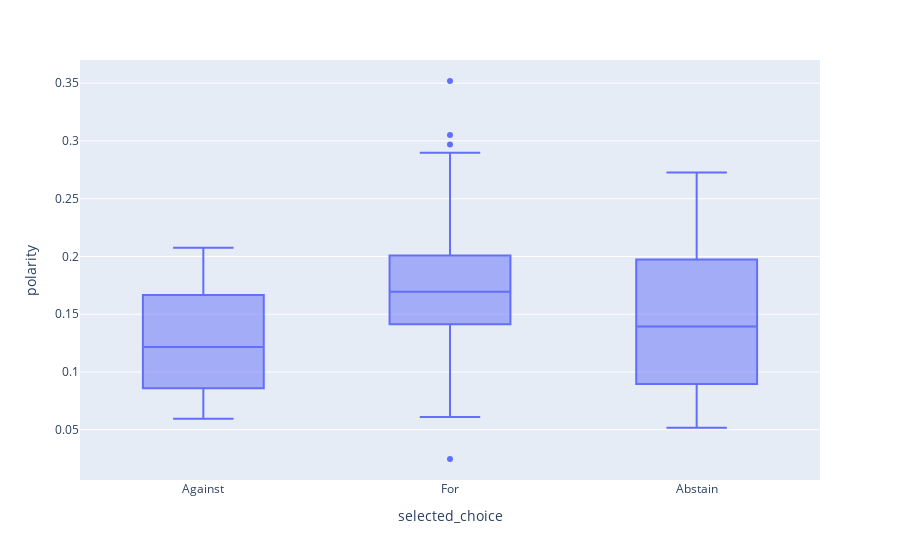
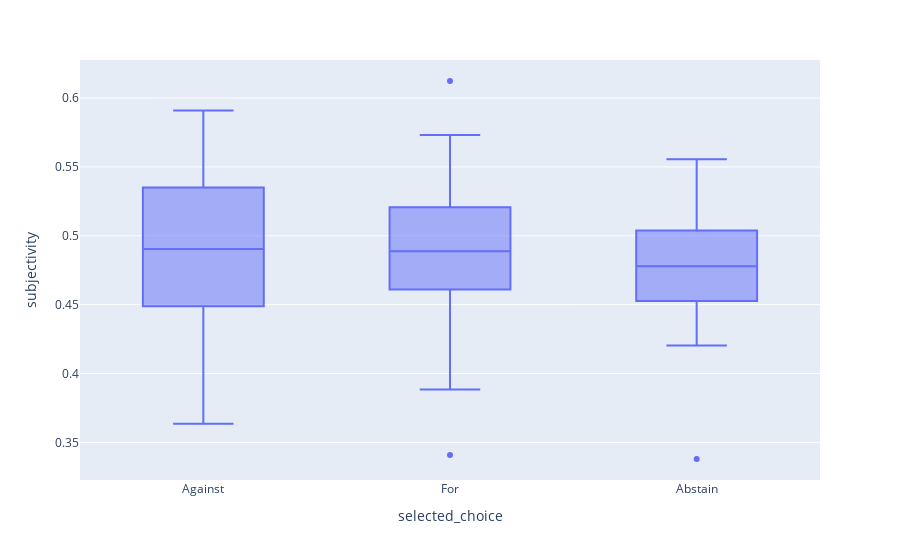

The code cell stored with these charts, in order, in its notebook:
### Markdown cell above
## Visualize

### Code cell
import seaborn as sns
import matplotlib.pyplot as plt
import plotly.express as px
from scipy.stats import ttest_ind

df = pd.read_csv('data/sentiment_by_proposal.csv')

df = df[df["selected_choice"].isin(['For', 'Against', 'Abstain'])]


figPol = px.box(df,x='selected_choice', y="polarity")
figPol.show()

forGroup = df[df['selected_choice'] == 'For']
againstGroup = df[df['selected_choice'] == 'Against']

result = ttest_ind(forGroup['polarity'], againstGroup['polarity'], equal_var=False)
print(result)
# p = 0.0001778433733127446

# Create a boxplot
figSub = px.box(df,x='selected_choice', y="subjectivity")
figSub.show()
result = ttest_ind(forGroup['subjectivity'], againstGroup['subjectivity'], equal_var=False)
print(result)
# p = 0.0001778433733127446

### Figure 1 — Plotly figure (JSON) as saved in the notebook; plotly's stock layout.template omitted (floating-point values rounded to 4 significant figures)
{"data": [{"alignmentgroup": "True", "hovertemplate": "selected_choice=%{x}<br>polarity=%{y}<extra></extra>", "legendgroup": "", "marker": {"color": "#636efa"}, "name": "", "notched": false, "offsetgroup": "", "orientation": "v", "showlegend": false, "type": "box", "x": ["Against", "For", "For", "Against", "For", "For", "For", "For", "Against", "Against", "For", "For", "Against", "For", "For", "Abstain", "For", "For", "For", "For", "Against", "For", "For", "Against", "For", "Against", "For", "For", "For", "For", "For", "For", "Against", "For", "Against", "For", "Abstain", "For", "Against", "Against", "For", "For", "For", "For", "For", "Against", "Against", "Abstain", "For", "Abstain", "For", "Against", "Against", "For", "Abstain", "For", "For", "For", "Against", "For", "For", "For", "For", "Abstain", "For", "Against", "Abstain", "For", "For", "For", "For", "For", "For", "For", "For", "Against", "For", "Against", "For", "For", "Against", "For", "For", "Against", "For", "For", "For", "For", "For", "Against", "For", "For", "For", "For", "For", "For", "Abstain", "For", "For", "For", "Against", "For", "For", "Abstain", "For", "Abstain", "For", "For", "Against", "For", "Against", "For", "Against", "Against", "Against", "For", "For", "For", "Against", "For", "For", "For"], "x0": " ", "xaxis": "x", "y": [0.1202, 0.1648, 0.1247, 0.1316, 0.1164, 0.1596, 0.17, 0.1914, 0.1901, 0.08586, 0.1594, 0.1911, 0.1326, 0.1093, 0.07376, 0.08953, 0.1766, 0.08466, 0.1594, 0.1101, 0.08483, 0.2128, 0.105, 0.08586, 0.067, 0.1975, 0.1985, 0.1682, 0.2235, 0.2409, 0.2247, 0.1625, 0.1562, 0.1543, 0.07401, 0.1793, 0.218, 0.1889, 0.2021, 0.1769, 0.2837, 0.3051, 0.1991, 0.3519, 0.06116, 0.1232, 0.07032, 0.1413, 0.2033, 0.1374, 0.1919, 0.1597, 0.1022, 0.1688, 0.07292, 0.2036, 0.1864, 0.1714, 0.07915, 0.1679, 0.2173, 0.2601, 0.1866, 0.1507, 0.2479, 0.05948, 0.2726, 0.1038, 0.2144, 0.2122, 0.08236, 0.1307, 0.06336, 0.1601, 0.1467, 0.1646, 0.1916, 0.08122, 0.1936, 0.1504, 0.09356, 0.1546, 0.1963, 0.2075, 0.1722, 0.02471, 0.2241, 0.2898, 0.2025, 0.105, 0.2076, 0.1202, 0.067, 0.1591, 0.1509, 0.1358, 0.1973, 0.131, 0.1844, 0.2008, 0.1667, 0.1773, 0.1435, 0.127, 0.1528, 0.05177, 0.2002, 0.1671, 0.1952, 0.1093, 0.1296, 0.1436, 0.08586, 0.1164, 0.1006, 0.297, 0.1853, 0.1225, 0.1846, 0.224, 0.1413, 0.15], "y0": " ", "yaxis": "y"}], "layout": {"boxmode": "group", "legend": {"tracegroupgap": 0}, "margin": {"t": 60}, "xaxis": {"anchor": "y", "domain": [0, 1], "title": {"text": "selected_choice"}}, "yaxis": {"anchor": "x", "domain": [0, 1], "title": {"text": "polarity"}}}}

### Figure 2 — Plotly figure (JSON) as saved in the notebook; plotly's stock layout.template omitted (floating-point values rounded to 4 significant figures)
{"data": [{"alignmentgroup": "True", "hovertemplate": "selected_choice=%{x}<br>subjectivity=%{y}<extra></extra>", "legendgroup": "", "marker": {"color": "#636efa"}, "name": "", "notched": false, "offsetgroup": "", "orientation": "v", "showlegend": false, "type": "box", "x": ["Against", "For", "For", "Against", "For", "For", "For", "For", "Against", "Against", "For", "For", "Against", "For", "For", "Abstain", "For", "For", "For", "For", "Against", "For", "For", "Against", "For", "Against", "For", "For", "For", "For", "For", "For", "Against", "For", "Against", "For", "Abstain", "For", "Against", "Against", "For", "For", "For", "For", "For", "Against", "Against", "Abstain", "For", "Abstain", "For", "Against", "Against", "For", "Abstain", "For", "For", "For", "Against", "For", "For", "For", "For", "Abstain", "For", "Against", "Abstain", "For", "For", "For", "For", "For", "For", "For", "For", "Against", "For", "Against", "For", "For", "Against", "For", "For", "Against", "For", "For", "For", "For", "For", "Against", "For", "For", "For", "For", "For", "For", "Abstain", "For", "For", "For", "Against", "For", "For", "Abstain", "For", "Abstain", "For", "For", "Against", "For", "Against", "For", "Against", "Against", "Against", "For", "For", "For", "Against", "For", "For", "For"], "x0": " ", "xaxis": "x", "y": [0.5229, 0.4395, 0.5225, 0.4874, 0.5579, 0.4993, 0.469, 0.4791, 0.5311, 0.4443, 0.461, 0.5118, 0.4832, 0.6124, 0.4992, 0.4527, 0.4924, 0.415, 0.461, 0.3409, 0.591, 0.4584, 0.4812, 0.4488, 0.465, 0.5017, 0.5385, 0.5037, 0.5207, 0.5346, 0.5334, 0.4884, 0.5417, 0.4876, 0.4472, 0.5475, 0.4818, 0.4701, 0.5559, 0.5542, 0.5365, 0.5559, 0.4683, 0.489, 0.5511, 0.5577, 0.5821, 0.4755, 0.4365, 0.4805, 0.5291, 0.4699, 0.4316, 0.4955, 0.4204, 0.4502, 0.4732, 0.5035, 0.5184, 0.421, 0.5452, 0.5445, 0.5122, 0.461, 0.5711, 0.4382, 0.5038, 0.4246, 0.5654, 0.5015, 0.5262, 0.421, 0.5634, 0.5198, 0.5072, 0.4752, 0.5176, 0.5215, 0.4943, 0.4802, 0.3635, 0.4675, 0.482, 0.5464, 0.4033, 0.5248, 0.5447, 0.4075, 0.5143, 0.3855, 0.5732, 0.4882, 0.465, 0.4933, 0.5001, 0.4453, 0.5555, 0.4886, 0.4462, 0.4198, 0.4932, 0.4785, 0.5082, 0.5128, 0.4489, 0.338, 0.4525, 0.448, 0.4823, 0.5059, 0.5028, 0.4829, 0.4488, 0.3928, 0.4735, 0.4769, 0.5191, 0.3998, 0.535, 0.4815, 0.3885, 0.4433], "y0": " ", "yaxis": "y"}], "layout": {"boxmode": "group", "legend": {"tracegroupgap": 0}, "margin": {"t": 60}, "xaxis": {"anchor": "y", "domain": [0, 1], "title": {"text": "selected_choice"}}, "yaxis": {"anchor": "x", "domain": [0, 1], "title": {"text": "subjectivity"}}}}
